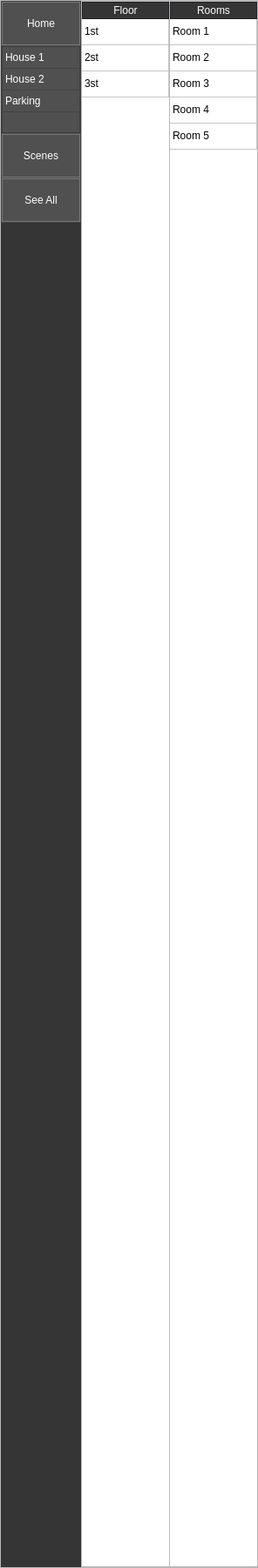
            <widget class="QFrame" name="Menu_Settings">
             <property name="minimumSize">
              <size>
               <width>296</width>
               <height>0</height>
              </size>
             </property>
             <property name="maximumSize">
              <size>
               <width>296</width>
               <height>16777215</height>
              </size>
             </property>
             <property name="frameShape">
              <enum>QFrame::StyledPanel</enum>
             </property>
             <property name="frameShadow">
              <enum>QFrame::Raised</enum>
             </property>
             <layout class="QHBoxLayout" name="horizontalLayout_5">
              <property name="spacing">
               <number>0</number>
              </property>
              <property name="leftMargin">
               <number>0</number>
              </property>
              <property name="topMargin">
               <number>0</number>
              </property>
              <property name="rightMargin">
               <number>0</number>
              </property>
              <property name="bottomMargin">
               <number>0</number>
              </property>
              <item alignment="Qt::AlignTop">
               <widget class="QFrame" name="LeftMenu">
                <property name="minimumSize">
                 <size>
                  <width>92</width>
                  <height>1800</height>
                 </size>
                </property>
                <property name="maximumSize">
                 <size>
                  <width>92</width>
                  <height>16777215</height>
                 </size>
                </property>
                <property name="styleSheet">
                 <string notr="true">background-color: rgb(53, 53, 53);</string>
                </property>
                <property name="frameShape">
                 <enum>QFrame::NoFrame</enum>
                </property>
                <property name="frameShadow">
                 <enum>QFrame::Raised</enum>
                </property>
                <layout class="QHBoxLayout" name="horizontalLayout_2">
                 <property name="spacing">
                  <number>0</number>
                 </property>
                 <property name="leftMargin">
                  <number>0</number>
                 </property>
                 <property name="topMargin">
                  <number>0</number>
                 </property>
                 <property name="rightMargin">
                  <number>0</number>
                 </property>
                 <property name="bottomMargin">
                  <number>0</number>
                 </property>
                 <item alignment="Qt::AlignTop">
                  <widget class="QFrame" name="frame_5">
                   <property name="maximumSize">
                    <size>
                     <width>16777215</width>
                     <height>16777215</height>
                    </size>
                   </property>
                   <property name="styleSheet">
                    <string notr="true">background-color: rgb(80, 80, 80);</string>
                   </property>
                   <property name="frameShape">
                    <enum>QFrame::StyledPanel</enum>
                   </property>
                   <property name="frameShadow">
                    <enum>QFrame::Raised</enum>
                   </property>
                   <layout class="QVBoxLayout" name="verticalLayout_2">
                    <property name="spacing">
                     <number>1</number>
                    </property>
                    <property name="leftMargin">
                     <number>0</number>
                    </property>
                    <property name="topMargin">
                     <number>0</number>
                    </property>
                    <property name="rightMargin">
                     <number>0</number>
                    </property>
                    <property name="bottomMargin">
                     <number>0</number>
                    </property>
                    <item>
                     <widget class="QPushButton" name="Btn_Home">
                      <property name="minimumSize">
                       <size>
                        <width>0</width>
                        <height>50</height>
                       </size>
                      </property>
                      <property name="maximumSize">
                       <size>
                        <width>16777215</width>
                        <height>50</height>
                       </size>
                      </property>
                      <property name="styleSheet">
                       <string notr="true">QPushButton{
	border: 1px solid;
	border-color: rgb(120, 120, 120);

	color: rgb(255, 255, 255);
}
QPushButton:hover{
	background-color: rgb(0, 170, 255);
	border-color: rgb(120, 120, 120);
}
QPushButton:pressed {	
	background-color: rgb(85, 170, 255);
}</string>
                      </property>
                      <property name="text">
                       <string>Home</string>
                      </property>
                      <property name="icon">
                       <iconset>
                        <normaloff>C:/Users/Scitecever/.designer/backup/icons/20x20/cil-home.png</normaloff>C:/Users/Scitecever/.designer/backup/icons/20x20/cil-home.png</iconset>
                      </property>
                     </widget>
                    </item>
                    <item>
                     <widget class="QTableWidget" name="tableWidgetforHome">
                      <property name="sizePolicy">
                       <sizepolicy hsizetype="Expanding" vsizetype="Minimum">
                        <horstretch>0</horstretch>
                        <verstretch>0</verstretch>
                       </sizepolicy>
                      </property>
                      <property name="minimumSize">
                       <size>
                        <width>0</width>
                        <height>0</height>
                       </size>
                      </property>
                      <property name="maximumSize">
                       <size>
                        <width>16777215</width>
                        <height>100</height>
                       </size>
                      </property>
                      <property name="styleSheet">
                       <string notr="true">color: rgb(255, 255, 255);</string>
                      </property>
                      <property name="frameShape">
                       <enum>QFrame::StyledPanel</enum>
                      </property>
                      <property name="autoScroll">
                       <bool>true</bool>
                      </property>
                      <property name="autoScrollMargin">
                       <number>16</number>
                      </property>
                      <property name="rowCount">
                       <number>3</number>
                      </property>
                      <property name="columnCount">
                       <number>1</number>
                      </property>
                      <attribute name="horizontalHeaderVisible">
                       <bool>false</bool>
                      </attribute>
                      <attribute name="horizontalHeaderDefaultSectionSize">
                       <number>91</number>
                      </attribute>
                      <attribute name="verticalHeaderVisible">
                       <bool>false</bool>
                      </attribute>
                      <attribute name="verticalHeaderCascadingSectionResizes">
                       <bool>true</bool>
                      </attribute>
                      <attribute name="verticalHeaderDefaultSectionSize">
                       <number>25</number>
                      </attribute>
                      <attribute name="verticalHeaderHighlightSections">
                       <bool>true</bool>
                      </attribute>
                      <attribute name="verticalHeaderMinimumSectionSize">
                       <number>25</number>
                      </attribute>
                      <attribute name="verticalHeaderShowSortIndicator" stdset="0">
                       <bool>false</bool>
                      </attribute>
                      <attribute name="verticalHeaderStretchLastSection">
                       <bool>false</bool>
                      </attribute>
                      <row>
                       <property name="text">
                        <string>1</string>
                       </property>
                      </row>
                      <row>
                       <property name="text">
                        <string>2</string>
                       </property>
                      </row>
                      <row>
                       <property name="text">
                        <string>3</string>
                       </property>
                      </row>
                      <column/>
                      <item row="0" column="0">
                       <property name="text">
                        <string>House 1</string>
                       </property>
                      </item>
                      <item row="1" column="0">
                       <property name="text">
                        <string>House 2</string>
                       </property>
                      </item>
                      <item row="2" column="0">
                       <property name="text">
                        <string>Parking</string>
                       </property>
                      </item>
                     </widget>
                    </item>
                    <item>
                     <widget class="QPushButton" name="Btn_Scenes">
                      <property name="minimumSize">
                       <size>
                        <width>0</width>
                        <height>50</height>
                       </size>
                      </property>
                      <property name="maximumSize">
                       <size>
                        <width>16777215</width>
                        <height>50</height>
                       </size>
                      </property>
                      <property name="styleSheet">
                       <string notr="true">QPushButton{
	border: 1px solid;
	border-color: rgb(120, 120, 120);

	color: rgb(255, 255, 255);
}
QPushButton:hover{
	background-color: rgb(0, 170, 255);
	border-color: rgb(120, 120, 120);
}
QPushButton:pressed {	
	background-color: rgb(85, 170, 255);
}</string>
                      </property>
                      <property name="text">
                       <string>Scenes</string>
                      </property>
                     </widget>
                    </item>
                    <item>
                     <widget class="QPushButton" name="Btn_All">
                      <property name="minimumSize">
                       <size>
                        <width>0</width>
                        <height>50</height>
                       </size>
                      </property>
                      <property name="maximumSize">
                       <size>
                        <width>16777215</width>
                        <height>50</height>
                       </size>
                      </property>
                      <property name="styleSheet">
                       <string notr="true">QPushButton{
	border: 1px solid;
	border-color: rgb(120, 120, 120);

	color: rgb(255, 255, 255);
}
QPushButton:hover{
	background-color: rgb(0, 170, 255);
	border-color: rgb(120, 120, 120);
}
QPushButton:pressed {	
	background-color: rgb(85, 170, 255);
}</string>
                      </property>
                      <property name="text">
                       <string>See All</string>
                      </property>
                     </widget>
                    </item>
                   </layout>
                   <zorder>tableWidgetforHome</zorder>
                   <zorder>Btn_Home</zorder>
                   <zorder>Btn_Scenes</zorder>
                   <zorder>Btn_All</zorder>
                  </widget>
                 </item>
                </layout>
               </widget>
              </item>
              <item>
               <widget class="QTableWidget" name="tableMenu1">
                <property name="minimumSize">
                 <size>
                  <width>102</width>
                  <height>0</height>
                 </size>
                </property>
                <property name="maximumSize">
                 <size>
                  <width>102</width>
                  <height>16777215</height>
                 </size>
                </property>
                <property name="styleSheet">
                 <string notr="true">QHeaderView::section:horizontal
{
    border: 1px solid rgb(32, 34, 42);
	background-color:rgb(53, 53, 53);
	color: rgb(255, 255, 255);
}

 QScrollBar:vertical {
	border: none;
    background: rgb(52, 59, 72);
    width: 14px;
	border-radius: 0px;
 }</string>
                </property>
                <property name="frameShape">
                 <enum>QFrame::StyledPanel</enum>
                </property>
                <property name="verticalScrollBarPolicy">
                 <enum>Qt::ScrollBarAsNeeded</enum>
                </property>
                <property name="sizeAdjustPolicy">
                 <enum>QAbstractScrollArea::AdjustToContents</enum>
                </property>
                <property name="autoScroll">
                 <bool>true</bool>
                </property>
                <property name="showGrid">
                 <bool>true</bool>
                </property>
                <property name="rowCount">
                 <number>3</number>
                </property>
                <attribute name="horizontalHeaderDefaultSectionSize">
                 <number>100</number>
                </attribute>
                <attribute name="verticalHeaderVisible">
                 <bool>false</bool>
                </attribute>
                <row>
                 <property name="text">
                  <string>NewRaw</string>
                 </property>
                </row>
                <row>
                 <property name="text">
                  <string>NewRaw</string>
                 </property>
                </row>
                <row>
                 <property name="text">
                  <string>NewRaw</string>
                 </property>
                </row>
                <column>
                 <property name="text">
                  <string>Floor</string>
                 </property>
                </column>
                <item row="0" column="0">
                 <property name="text">
                  <string>1st</string>
                 </property>
                </item>
                <item row="1" column="0">
                 <property name="text">
                  <string>2st</string>
                 </property>
                </item>
                <item row="2" column="0">
                 <property name="text">
                  <string>3st</string>
                 </property>
                </item>
               </widget>
              </item>
              <item>
               <widget class="QTableWidget" name="tableMenu2">
                <property name="minimumSize">
                 <size>
                  <width>102</width>
                  <height>0</height>
                 </size>
                </property>
                <property name="maximumSize">
                 <size>
                  <width>102</width>
                  <height>16777215</height>
                 </size>
                </property>
                <property name="styleSheet">
                 <string notr="true">QHeaderView::section:horizontal
{
    border: 1px solid rgb(32, 34, 42);
	background-color:rgb(53, 53, 53);
	color: rgb(255, 255, 255);
}

 QScrollBar:vertical {
	border: none;
    background: rgb(52, 59, 72);
    width: 14px;
    margin: 21px 0 21px 0;
	border-radius: 0px;
 }</string>
                </property>
                <property name="frameShape">
                 <enum>QFrame::StyledPanel</enum>
                </property>
                <property name="rowCount">
                 <number>5</number>
                </property>
                <attribute name="horizontalHeaderDefaultSectionSize">
                 <number>100</number>
                </attribute>
                <attribute name="verticalHeaderVisible">
                 <bool>false</bool>
                </attribute>
                <row/>
                <row/>
                <row/>
                <row/>
                <row/>
                <column>
                 <property name="text">
                  <string>Rooms</string>
                 </property>
                </column>
                <item row="0" column="0">
                 <property name="text">
                  <string>Room 1</string>
                 </property>
                </item>
                <item row="1" column="0">
                 <property name="text">
                  <string>Room 2</string>
                 </property>
                </item>
                <item row="2" column="0">
                 <property name="text">
                  <string>Room 3</string>
                 </property>
                </item>
                <item row="3" column="0">
                 <property name="text">
                  <string>Room 4</string>
                 </property>
                </item>
                <item row="4" column="0">
                 <property name="text">
                  <string>Room 5</string>
                 </property>
                </item>
               </widget>
              </item>
             </layout>
            </widget>
